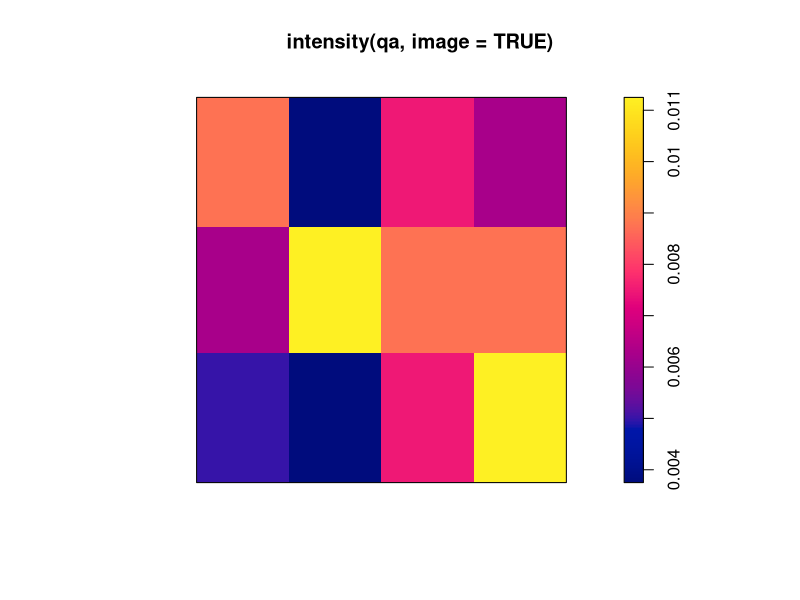

Generate this figure with R:
library(spatstat)


### Name: intensity.quadratcount
### Title: Intensity Estimates Using Quadrat Counts
### Aliases: intensity.quadratcount
### Keywords: spatial nonparametric

### ** Examples

  qa <- quadratcount(swedishpines, 4,3)
  qa
  intensity(qa)
  plot(intensity(qa, image=TRUE))
